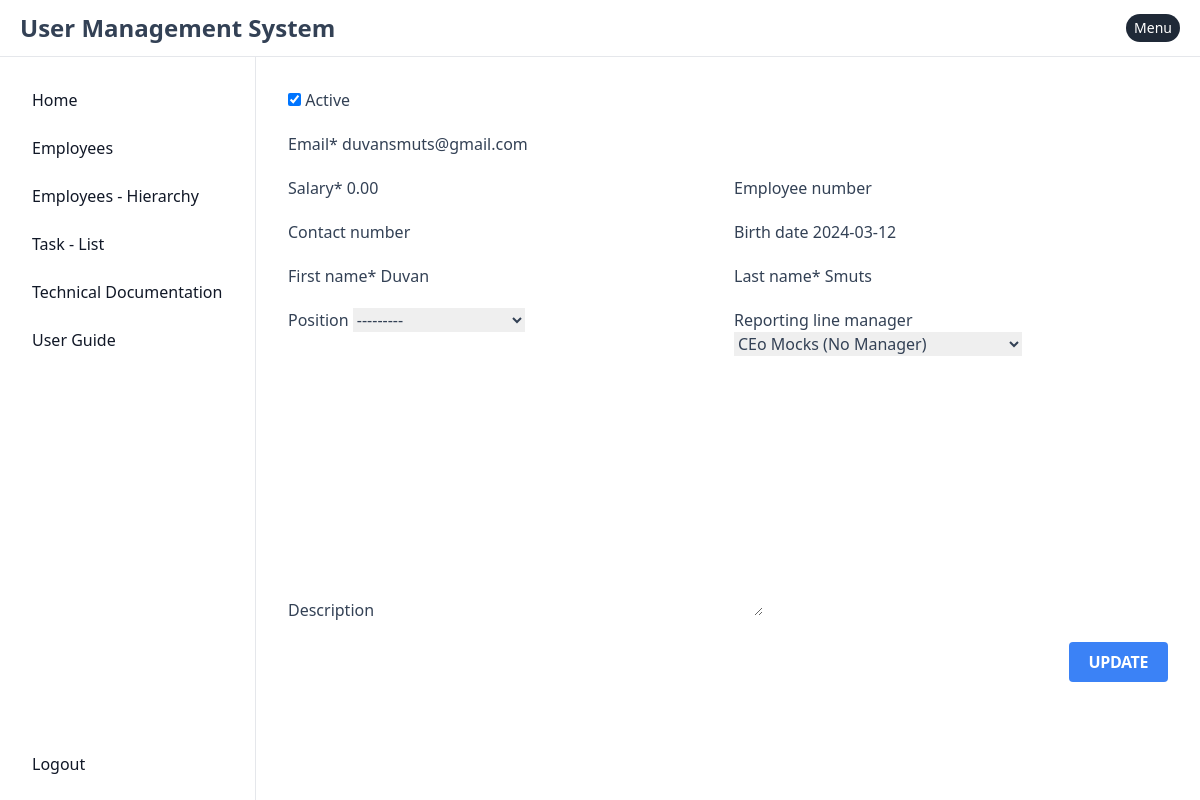
/user/user_profile/3/ (signed in), run on the app's committed database.
### apps/admin/user/models.py (models this page shows, shortened)
class User(AuditFields, AbstractBaseUser, PermissionsMixin):
    reporting_line_manager = models.ForeignKey('self', on_delete=models.SET_NULL, null=True, blank=True, related_name='reports_to')
    email                  = models.EmailField(unique=True)
    first_name             = models.CharField(max_length=30, blank=True)
    last_name              = models.CharField(max_length=30, blank=True)
    contact_number         = models.CharField(max_length=30, blank=True)
    employee_number        = models.CharField(max_length=30, blank=True)
    hashed_email_gravatar  = models.CharField(max_length=250, blank=True)
    position               = models.IntegerField(choices=POSITION_CHOICES, blank=True, null=True)
    birth_date             = models.DateField(null=True, blank=True)
    is_active              = models.BooleanField(default=True)
    is_staff               = models.BooleanField(default=False)
    is_admin               = models.BooleanField(default=False)
    salary                 = models.DecimalField(verbose_name='Salary', default=0, max_digits=9, decimal_places=2)
    description            = models.TextField(max_length=300, blank=True, null=True)
    objects = UserManager()
    USERNAME_FIELD  = 'email'
    REQUIRED_FIELDS = []
    def __str__(self):
        if self.reporting_line_manager:
            return f"{self.first_name} {self.last_name} (Reports to: {self.reporting_line_manager.first_name})"
        elif self.first_name and self.last_name:
            return f"{self.first_name} {self.last_name} (No Manager)"
        else:
            return f"{self.email} (No Manager)"

### apps/system/user/profile/views.py (the view, shortened to what this page needs)
# urls.py: path('user_profile/<int:user_id>/', UserProfileView.as_view(),   name='user_profile'),
class UserProfileView(LoginRequiredMixin, View):
    def get(self, request, user_id, *args, **kwargs):
        user = User.objects \
            .get(
                id = user_id
            )
        response = render(
            self.request,
            template_name = 'system/user/profile/user_profile.html',
            context = {
                'user' : user,
                'form' : UserProfileForm(instance=user)
            }
        )
        trigger_client_event(response, 'openmodal')
        return response

### templates/system/user/profile/user_profile.html
{% extends 'base.html' %}
{% load crispy_forms_tags %}
{% block content %}
<div>
    <form class="flex flex-col gap-5" hx-post="{% url 'user:user_profile' user.id %}">
        {% crispy form %}
    </form>
</div>
{% endblock content %}

### data on the page
User: is_active "☑", email "duvansmuts@gmail.com", salary "0.00", birth_date "2024-03-12", first_name "Duvan", last_name "Smuts", position "---------", reporting_line_manager "CEo Mocks (No Manager)"
